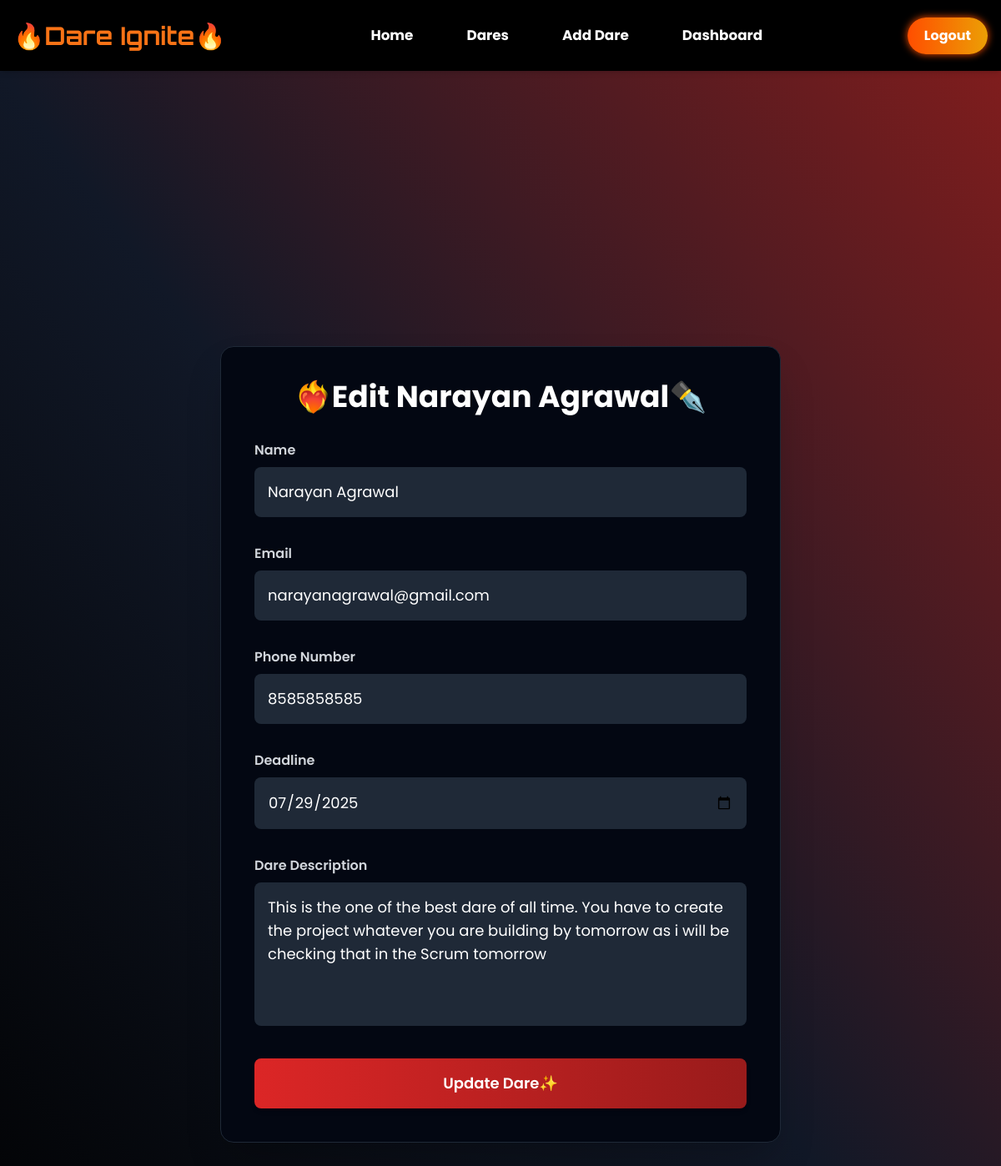
Page /edit_dare/15 (signed in) on the committed database.
### home/models.py (models this page shows)
class DareExchange(models.Model):
    user = models.ForeignKey(User, on_delete = models.CASCADE)
    name = models.CharField(max_length=100)
    email = models.CharField(max_length=50)
    phone_number = models.CharField(max_length=10)
    deadline = models.DateField(blank = True,null = True)
    dare_image = models.ImageField(upload_to = "dare_images/", blank = True, null = True)
    is_edited = models.BooleanField(default=False)
    dare = models.TextField()

### home/views.py (the view, shortened to what this page needs)
# urls.py: path("edit_dare/<int:id>", views.edit_dare, name = "edit_dare"),
@login_required
def edit_dare(request, id):
    try:
        dare = DareExchange.objects.get(id=id, user=request.user)
    except DareExchange.DoesNotExist:
        return redirect("dares")
    parameters = {
        "dare": dare
    }
    return render(request, "home/edit_dare.html", parameters)

### templates/home/edit_dare.html (shortened to what this page needs)
{% extends 'home/base.html' %}
{% block body %}
<div class="flex items-center justify-center min-h-screen bg-gradient-to-tr from-black via-gray-900 to-red-900 p-6">
    <div class="bg-gray-950 rounded-2xl shadow-2xl p-10 max-w-2xl w-full border border-gray-800">
        <h2 class="text-4xl font-bold text-center text-white mb-8">❤️‍🔥Edit {{ dare.name }}✒️</h2>
        <form method="POST" class="space-y-8">
            <div>
                <label class="block text-gray-300 font-semibold mb-2" for="name">Name</label>
                <input type="text" id="name" name="name" required value="{{ dare.name }}"
                    class="w-full p-4 rounded-lg bg-gray-800 text-white placeholder-gray-400 focus:outline-none focus:ring-2 focus:ring-red-600 text-lg" />
            </div>
            <div>
                <label class="block text-gray-300 font-semibold mb-2" for="email">Email</label>
                <input type="email" id="email" name="email" required value="{{ dare.email }}"
                    class="w-full p-4 rounded-lg bg-gray-800 text-white placeholder-gray-400 focus:outline-none focus:ring-2 focus:ring-red-600 text-lg" />
            </div>
            <div>
                <label class="block text-gray-300 font-semibold mb-2" for="phone">Phone Number</label>
                <input type="tel" id="phone" name="phone_number" pattern="[0-9]{10}" required
                    value="{{ dare.phone_number }}"
                    class="w-full p-4 rounded-lg bg-gray-800 text-white placeholder-gray-400 focus:outline-none focus:ring-2 focus:ring-red-600 text-lg" />
            </div>
            <div>
                <label class="block text-gray-300 font-semibold mb-2" for="deadline">Deadline</label>
                <input type="date" id="deadline" name="deadline" required value="{{ dare.deadline|date:'Y-m-d' }}"
                    class="w-full p-4 rounded-lg bg-gray-800 text-white placeholder-gray-400 focus:outline-none focus:ring-2 focus:ring-red-600 text-lg" />
            </div>
            <div>
                <label class="block text-gray-300 font-semibold mb-2" for="description">Dare Description</label>
                <textarea id="description" name="dare" rows="5" required
                    class="w-full p-4 rounded-lg bg-gray-800 text-white placeholder-gray-400 focus:outline-none focus:ring-2 focus:ring-red-600 text-lg resize-none">{{ dare.dare }}</textarea>
            </div>
            <button type="submit"
                class="w-full bg-gradient-to-r from-red-600 to-red-800 hover:from-red-700 hover:to-red-900 text-white py-4 rounded-lg font-semibold text-lg shadow-md hover:shadow-xl transition duration-300">
                Update Dare✨
            </button>
        </form>
    </div>
</div>
{% endblock %}

### templates/home/base.html (style rules this page uses)
body { font-family: 'Poppins', sans-serif; }

### rows in the picture
DareExchange: name "Narayan Agrawal", email "narayanagrawal@gmail.com", phone_number "8585858585", deadline "07/29/2025", dare "This is the one of the best dare of all time. You have to create the project whatever you are building by tomorrow as i will be checking that in the Scrum tomorrow"
